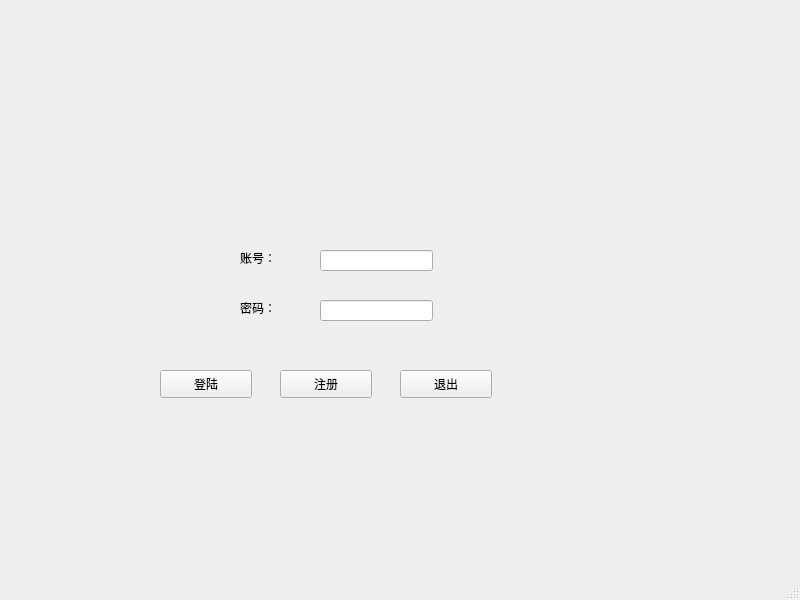
<?xml version="1.0" encoding="UTF-8"?>
<ui version="4.0">
 <class>MainWindow</class>
 <widget class="QMainWindow" name="MainWindow">
  <property name="geometry">
   <rect>
    <x>0</x>
    <y>0</y>
    <width>800</width>
    <height>600</height>
   </rect>
  </property>
  <property name="windowTitle">
   <string>MainWindow</string>
  </property>
  <widget class="QWidget" name="centralwidget">
   <widget class="QPushButton" name="pushButton_landing">
    <property name="geometry">
     <rect>
      <x>160</x>
      <y>370</y>
      <width>92</width>
      <height>28</height>
     </rect>
    </property>
    <property name="text">
     <string>登陆</string>
    </property>
   </widget>
   <widget class="QPushButton" name="pushButton_enroll">
    <property name="geometry">
     <rect>
      <x>280</x>
      <y>370</y>
      <width>92</width>
      <height>28</height>
     </rect>
    </property>
    <property name="text">
     <string>注册</string>
    </property>
   </widget>
   <widget class="QPushButton" name="pushButton_quit">
    <property name="geometry">
     <rect>
      <x>400</x>
      <y>370</y>
      <width>92</width>
      <height>28</height>
     </rect>
    </property>
    <property name="text">
     <string>退出</string>
    </property>
   </widget>
   <widget class="QLineEdit" name="lineEdit_2">
    <property name="geometry">
     <rect>
      <x>320</x>
      <y>300</y>
      <width>113</width>
      <height>21</height>
     </rect>
    </property>
   </widget>
   <widget class="QLineEdit" name="lineEdit_3">
    <property name="geometry">
     <rect>
      <x>320</x>
      <y>250</y>
      <width>113</width>
      <height>21</height>
     </rect>
    </property>
   </widget>
   <widget class="QLabel" name="label">
    <property name="geometry">
     <rect>
      <x>240</x>
      <y>250</y>
      <width>72</width>
      <height>15</height>
     </rect>
    </property>
    <property name="text">
     <string>账号：</string>
    </property>
   </widget>
   <widget class="QLabel" name="label_2">
    <property name="geometry">
     <rect>
      <x>240</x>
      <y>300</y>
      <width>72</width>
      <height>15</height>
     </rect>
    </property>
    <property name="text">
     <string>密码：</string>
    </property>
   </widget>
  </widget>
  <widget class="QMenuBar" name="menubar">
   <property name="geometry">
    <rect>
     <x>0</x>
     <y>0</y>
     <width>800</width>
     <height>26</height>
    </rect>
   </property>
  </widget>
  <widget class="QStatusBar" name="statusbar"/>
 </widget>
 <resources/>
 <connections/>
</ui>
